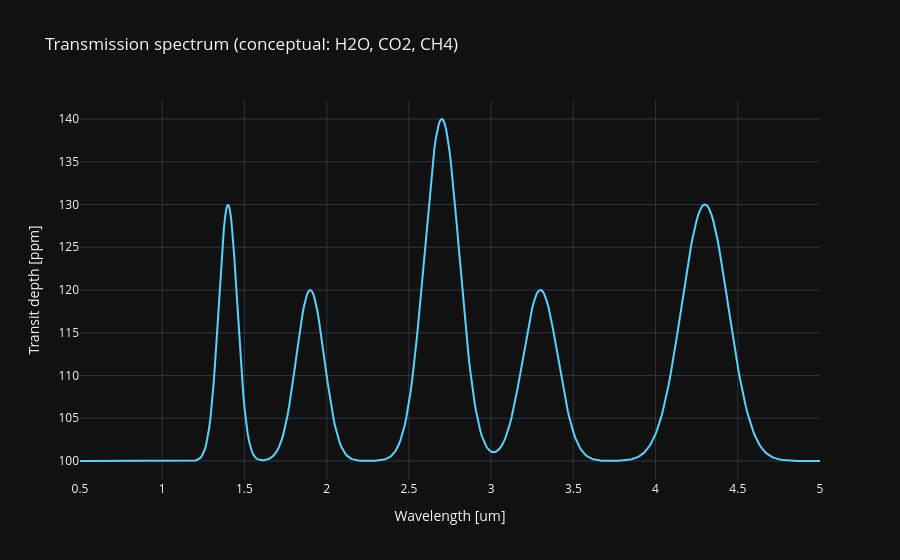

Write notebook code for a chart like this one.
### Code cell
import numpy as np, plotly.graph_objects as go
# Transmission spectrum with molecular bands
wl = np.linspace(0.5, 5.0, 500)
base = 0.01
# H2O bands
h2o = 0.003*np.exp(-((wl-1.4)/0.08)**2) + 0.002*np.exp(-((wl-1.9)/0.12)**2) + 0.004*np.exp(-((wl-2.7)/0.15)**2)
# CO2 band
co2 = 0.003*np.exp(-((wl-4.3)/0.2)**2)
# CH4 band
ch4 = 0.002*np.exp(-((wl-3.3)/0.15)**2)
feat = (base + h2o + co2 + ch4) * 1e4
fig = go.Figure(go.Scatter(x=wl, y=feat, mode='lines', line=dict(color='#58d3ff')))
fig.update_layout(title='Transmission spectrum (conceptual: H2O, CO2, CH4)', xaxis_title='Wavelength [um]',
                  yaxis_title='Transit depth [ppm]', template='plotly_dark')
fig.show()

### Figure 1 — Plotly figure (JSON) as saved in the notebook; plotly's stock layout.template omitted (floating-point values rounded to 4 significant figures; data arrays with more than 128 entries replaced by an {"elided": "..."} marker saying what was removed)
{"data": [{"line": {"color": "#58d3ff"}, "mode": "lines", "type": "scatter", "x": {"elided": "500 float values"}, "y": {"elided": "500 float values"}}], "layout": {"title": {"text": "Transmission spectrum (conceptual: H2O, CO2, CH4)"}, "xaxis": {"title": {"text": "Wavelength [um]"}}, "yaxis": {"title": {"text": "Transit depth [ppm]"}}}}
